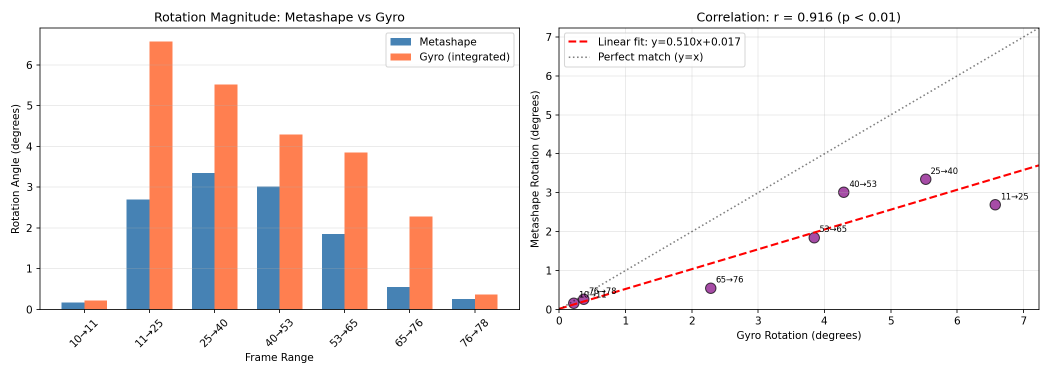
#> input picture 360_motion_from_sensors/gyro_metashape_correlation.png, 2100 x 750 px (shown at 1/2 size)
$ python -i sharpness_detector.py   (imports and definitions only)   (older library calls are emulated)
#> lines starting #> are read from the running program, lines starting #| are printed output that depends on the picture
#> further down, picture is the input picture: shape (750, 2100, 3); mean B, G, R 237.6, 238.7, 244.6
#!/usr/bin/env python3
"""
Sharpness Detection Algorithms

Implements multiple algorithms for measuring image sharpness:
- Laplacian Variance
- Sobel Edge Detection
- Gradient Magnitude
- Tenengrad Focus Measure
"""

import numpy as np
import cv2
from typing import Dict, Tuple


class SharpnessDetector:
    """Detects and measures image sharpness using multiple algorithms."""

    def __init__(self, verbose: bool = False):
        self.verbose = verbose

    def laplacian_variance(self, image: np.ndarray) -> float:
        """
        Calculate sharpness using Laplacian variance.

        The Laplacian operator calculates the second derivative of the image.
        Sharp images have higher variance in the Laplacian.

        Args:
            image: Input image (grayscale or color)

        Returns:
            Laplacian variance score (higher = sharper)
        """
        # Convert to grayscale if needed
        if len(image.shape) == 3:
            gray = cv2.cvtColor(image, cv2.COLOR_BGR2GRAY)
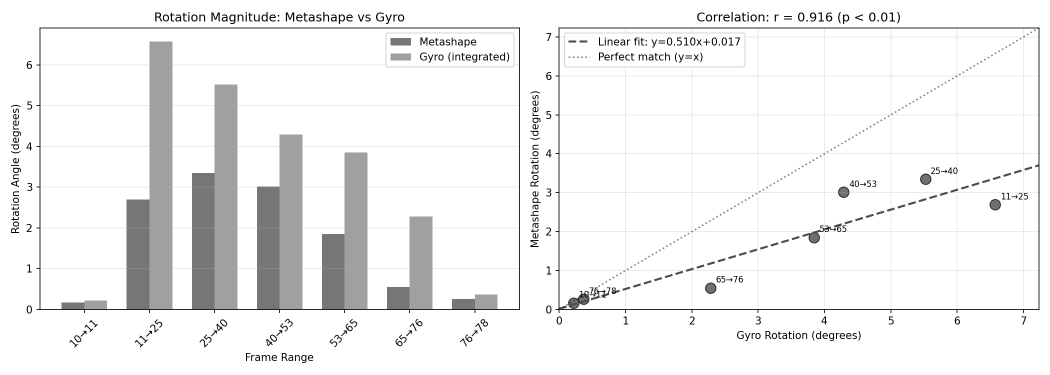
#> gray: shape (750, 2100) (shown at 1/2 size); min 0, max 255, mean 240.3
        else:
            gray = image

        # Calculate Laplacian
        laplacian = cv2.Laplacian(gray, cv2.CV_64F)
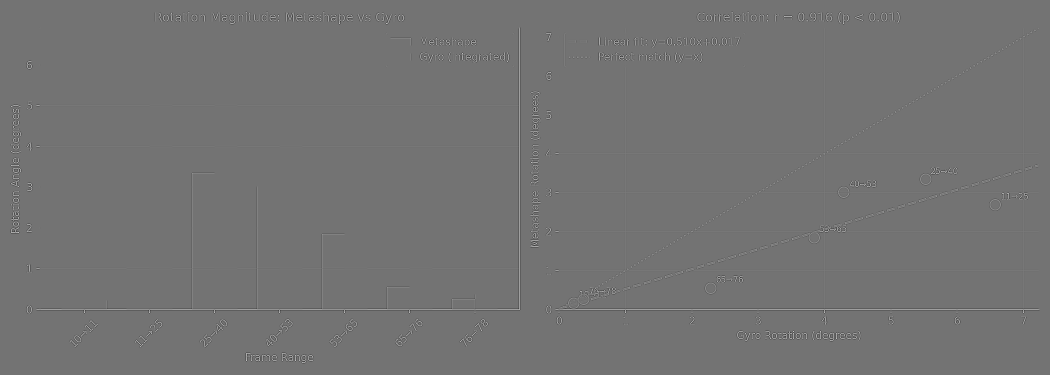
#> laplacian: shape (750, 2100) float64 (shown at 1/2 size); min -559, max 676, mean 0; drawn with min black and max white

        # Return variance
        return laplacian.var()

    def sobel_edge_magnitude(self, image: np.ndarray) -> float:
        """
        Calculate sharpness using Sobel edge detection.

        Measures the magnitude of gradients using Sobel operators.
        Sharp images have stronger edges.

        Args:
            image: Input image (grayscale or color)

        Returns:
            Mean Sobel edge magnitude (higher = sharper)
        """
        # Convert to grayscale if needed
        if len(image.shape) == 3:
            gray = cv2.cvtColor(image, cv2.COLOR_BGR2GRAY)
        else:
            gray = image

        # Calculate Sobel gradients
        sobel_x = cv2.Sobel(gray, cv2.CV_64F, 1, 0, ksize=3)
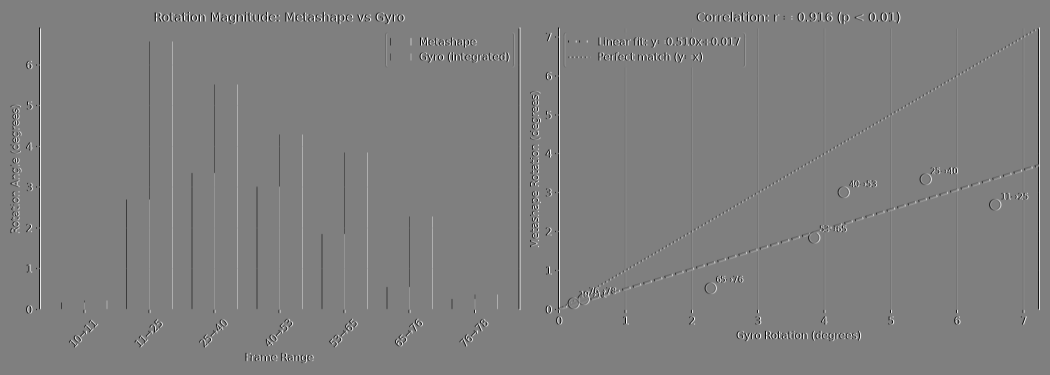
#> sobel_x: shape (750, 2100) float64 (shown at 1/2 size); min -1020, max 1020, mean 0; drawn with min black and max white
        sobel_y = cv2.Sobel(gray, cv2.CV_64F, 0, 1, ksize=3)
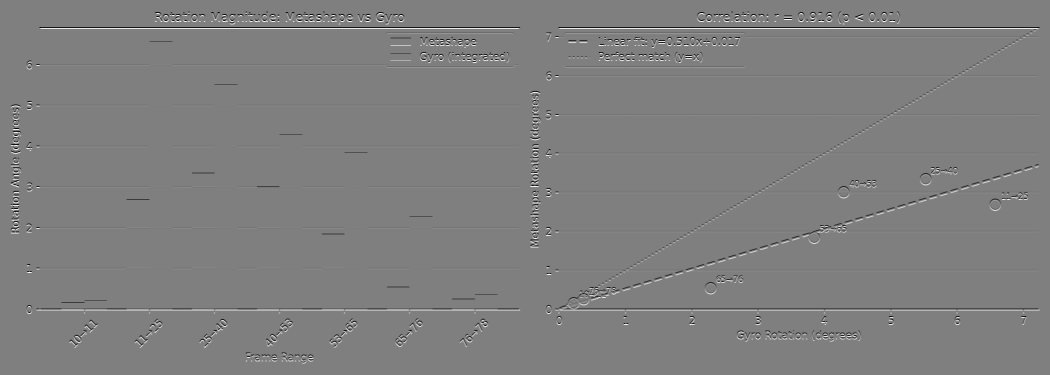
#> sobel_y: shape (750, 2100) float64 (shown at 1/2 size); min -1020, max 1020, mean 0; drawn with min black and max white

        # Calculate magnitude
        magnitude = np.sqrt(sobel_x**2 + sobel_y**2)
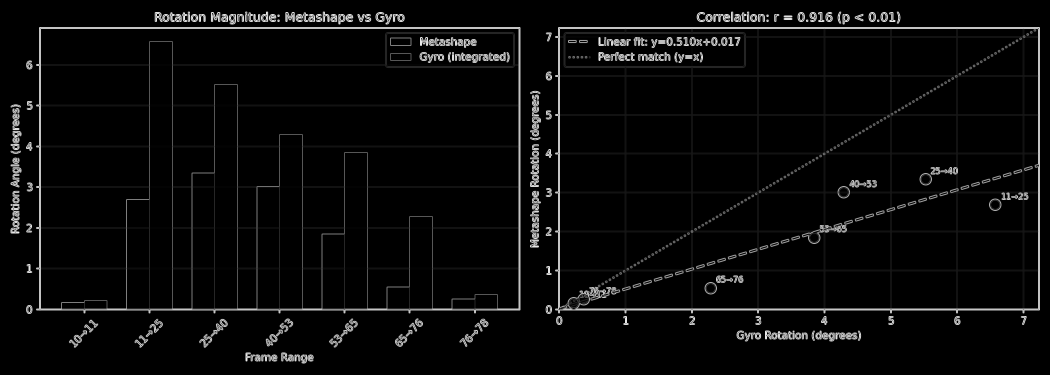
#> magnitude: shape (750, 2100) float64 (shown at 1/2 size); min 0, max 1105, mean 41.1; drawn with min black and max white

        return np.mean(magnitude)

    def gradient_magnitude(self, image: np.ndarray) -> float:
        """
        Calculate sharpness using gradient magnitude.

        Uses simple gradient calculation for edge detection.

        Args:
            image: Input image (grayscale or color)

        Returns:
            Mean gradient magnitude (higher = sharper)
        """
        # Convert to grayscale if needed
        if len(image.shape) == 3:
            gray = cv2.cvtColor(image, cv2.COLOR_BGR2GRAY)
        else:
            gray = image.astype(np.float32)

        # Calculate gradients
        grad_x = cv2.Scharr(gray, cv2.CV_32F, 1, 0)
        grad_y = cv2.Scharr(gray, cv2.CV_32F, 0, 1)

        # Calculate magnitude
        magnitude = cv2.magnitude(grad_x, grad_y)

        return np.mean(magnitude)

    def tenengrad_focus(self, image: np.ndarray) -> float:
        """
        Calculate focus measure using Tenengrad algorithm.

        Tenengrad uses the variance of the gradient magnitude.

        Args:
            image: Input image (grayscale or color)

        Returns:
            Tenengrad focus measure (higher = sharper)
        """
        # Convert to grayscale if needed
        if len(image.shape) == 3:
            gray = cv2.cvtColor(image, cv2.COLOR_BGR2GRAY)
        else:
            gray = image.astype(np.float32)

        # Calculate Sobel gradients
        sobel_x = cv2.Sobel(gray, cv2.CV_64F, 1, 0, ksize=3)
        sobel_y = cv2.Sobel(gray, cv2.CV_64F, 0, 1, ksize=3)

        # Calculate squared gradient magnitude
        magnitude_sq = sobel_x**2 + sobel_y**2
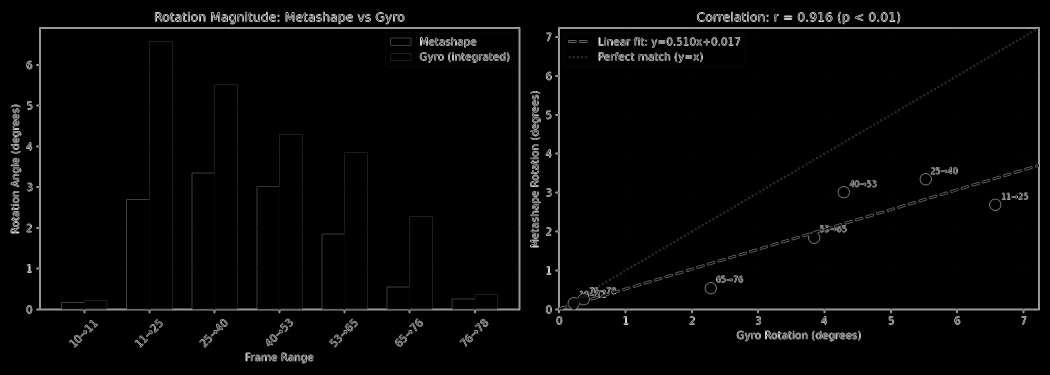
#> magnitude_sq: shape (750, 2100) float64 (shown at 1/2 size); min 0, max 1221012, mean 29375.7; drawn with min black and max white

        # Apply threshold (optional - can help reduce noise)
        threshold = np.mean(magnitude_sq) * 0.1
#> threshold = 2937.6
        magnitude_sq[magnitude_sq < threshold] = 0

        return np.sum(magnitude_sq)

    def high_frequency_content(self, image: np.ndarray) -> float:
        """
        Calculate sharpness based on high frequency content.

        Uses FFT to analyze frequency domain and measure high frequency energy.

        Args:
            image: Input image (grayscale or color)

        Returns:
            High frequency content score (higher = sharper)
        """
        # Convert to grayscale if needed
        if len(image.shape) == 3:
            gray = cv2.cvtColor(image, cv2.COLOR_BGR2GRAY)
        else:
            gray = image

        # Apply FFT
        f_transform = np.fft.fft2(gray)
        f_shift = np.fft.fftshift(f_transform)
        magnitude_spectrum = np.abs(f_shift)

        # Calculate center coordinates
        h, w = gray.shape
#> h = 750; w = 2100
        center_x, center_y = w // 2, h // 2
#> center_x = 1050; center_y = 375

        # Create high-pass filter (remove low frequencies)
        y, x = np.ogrid[:h, :w]
#> y = 750 values from 0 to 749
        radius = np.sqrt((x - center_x)**2 + (y - center_y)**2)

        # High frequency mask (beyond 10% of max radius)
        high_freq_mask = radius > (min(h, w) * 0.1)

        # Calculate high frequency energy
        high_freq_energy = np.sum(magnitude_spectrum[high_freq_mask])
#> high_freq_energy = 2.66e+10
        total_energy = np.sum(magnitude_spectrum)
#> total_energy = 3.01e+10

        return high_freq_energy / total_energy if total_energy > 0 else 0

    def analyze_sharpness(self, image: np.ndarray) -> Dict[str, float]:
        """
        Analyze image sharpness using all available methods.

        Args:
            image: Input image (grayscale or color)

        Returns:
            Dictionary with all sharpness metrics
        """
        metrics = {
            'laplacian_variance': self.laplacian_variance(image),
            'sobel_magnitude': self.sobel_edge_magnitude(image),
            'gradient_magnitude': self.gradient_magnitude(image),
            'tenengrad_focus': self.tenengrad_focus(image),
            'high_frequency': self.high_frequency_content(image)
        }
#> metrics = {'laplacian_variance': 2107.4, 'sobel_magnitude': 41.11, 'gradient_magnitude': 165.8, 'tenengrad_focus': 4.63e+10, 'high_frequency': 0.883}

        # Calculate combined score (weighted average)
        weights = {
            'laplacian_variance': 0.3,
            'sobel_magnitude': 0.2,
            'gradient_magnitude': 0.2,
            'tenengrad_focus': 0.2,
            'high_frequency': 0.1
        }

        # Normalize metrics to 0-1 range (approximate)
        normalized = {
            'laplacian_variance': min(metrics['laplacian_variance'] / 1000, 1.0),
            'sobel_magnitude': min(metrics['sobel_magnitude'] / 100, 1.0),
            'gradient_magnitude': min(metrics['gradient_magnitude'] / 50, 1.0),
            'tenengrad_focus': min(metrics['tenengrad_focus'] / 1000000, 1.0),
            'high_frequency': metrics['high_frequency']  # Already 0-1
        }
#> normalized = {'laplacian_variance': 1, 'sobel_magnitude': 0.411, 'gradient_magnitude': 1, 'tenengrad_focus': 1, 'high_frequency': 0.883}

        # Calculate weighted score
        combined_score = sum(normalized[key] * weights[key] for key in weights)
#> combined_score = 0.87
        metrics['combined_sharpness'] = combined_score * 100  # Scale to 0-100

        if self.verbose:
            print(f"Sharpness Analysis:")
            for metric, value in metrics.items():
                print(f"  {metric}: {value:.2f}")

        return metrics

>>> import cv2
>>> picture = cv2.imread('../../360_motion_from_sensors/gyro_metashape_correlation.png')
>>> result = SharpnessDetector().analyze_sharpness(picture)
#> result = {'laplacian_variance': 2107.4, 'sobel_magnitude': 41.11, 'gradient_magnitude': 165.8, 'tenengrad_focus': 4.63e+10, 'high_frequency': 0.883, 'combined_sharpness': 87.05}
